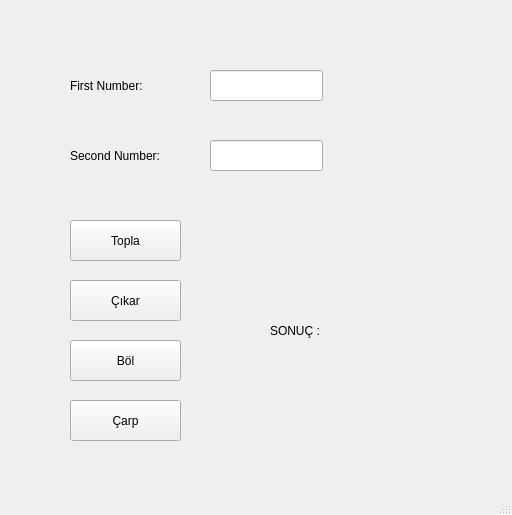
<?xml version="1.0" encoding="UTF-8"?>
<ui version="4.0">
 <class>MainWindow</class>
 <widget class="QMainWindow" name="MainWindow">
  <property name="geometry">
   <rect>
    <x>0</x>
    <y>0</y>
    <width>512</width>
    <height>515</height>
   </rect>
  </property>
  <property name="windowTitle">
   <string>MainWindow</string>
  </property>
  <widget class="QWidget" name="centralwidget">
   <widget class="QLabel" name="label">
    <property name="geometry">
     <rect>
      <x>70</x>
      <y>70</y>
      <width>101</width>
      <height>31</height>
     </rect>
    </property>
    <property name="text">
     <string>First Number:</string>
    </property>
   </widget>
   <widget class="QLabel" name="label_2">
    <property name="geometry">
     <rect>
      <x>70</x>
      <y>140</y>
      <width>101</width>
      <height>31</height>
     </rect>
    </property>
    <property name="text">
     <string>Second Number:</string>
    </property>
   </widget>
   <widget class="QLineEdit" name="txt_sayi1">
    <property name="geometry">
     <rect>
      <x>210</x>
      <y>70</y>
      <width>113</width>
      <height>31</height>
     </rect>
    </property>
   </widget>
   <widget class="QLineEdit" name="txt_sayi2">
    <property name="geometry">
     <rect>
      <x>210</x>
      <y>140</y>
      <width>113</width>
      <height>31</height>
     </rect>
    </property>
   </widget>
   <widget class="QPushButton" name="btn_toplama">
    <property name="geometry">
     <rect>
      <x>70</x>
      <y>220</y>
      <width>111</width>
      <height>41</height>
     </rect>
    </property>
    <property name="text">
     <string>Topla</string>
    </property>
   </widget>
   <widget class="QPushButton" name="btn_cikarma">
    <property name="geometry">
     <rect>
      <x>70</x>
      <y>280</y>
      <width>111</width>
      <height>41</height>
     </rect>
    </property>
    <property name="text">
     <string>Çıkar</string>
    </property>
   </widget>
   <widget class="QPushButton" name="btn_bolme">
    <property name="geometry">
     <rect>
      <x>70</x>
      <y>340</y>
      <width>111</width>
      <height>41</height>
     </rect>
    </property>
    <property name="text">
     <string>Böl</string>
    </property>
   </widget>
   <widget class="QPushButton" name="btn_carpma">
    <property name="geometry">
     <rect>
      <x>70</x>
      <y>400</y>
      <width>111</width>
      <height>41</height>
     </rect>
    </property>
    <property name="text">
     <string>Çarp</string>
    </property>
   </widget>
   <widget class="QLabel" name="label_3">
    <property name="geometry">
     <rect>
      <x>270</x>
      <y>300</y>
      <width>141</width>
      <height>61</height>
     </rect>
    </property>
    <property name="text">
     <string>SONUÇ : </string>
    </property>
   </widget>
  </widget>
  <widget class="QMenuBar" name="menubar">
   <property name="geometry">
    <rect>
     <x>0</x>
     <y>0</y>
     <width>512</width>
     <height>26</height>
    </rect>
   </property>
  </widget>
  <widget class="QStatusBar" name="statusbar"/>
 </widget>
 <resources/>
 <connections/>
</ui>
